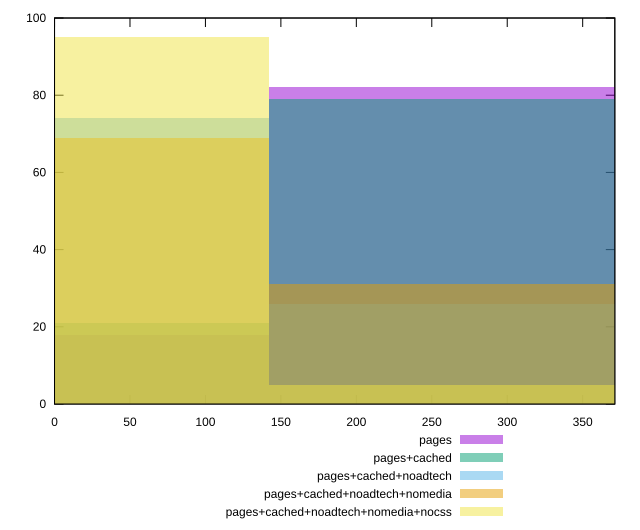

The script that saved this image:
reset

$pages <<EOF
283.59985147726866 82
0 18
EOF

$pagesCached <<EOF
283.59985147726866 79
0 21
EOF

$pagesCachedNoadtech <<EOF
283.59985147726866 26
0 74
EOF

$pagesCachedNoadtechNomedia <<EOF
283.59985147726866 31
0 69
EOF

$pagesCachedNoadtechNomediaNocss <<EOF
283.59985147726866 5
0 95
EOF

set key outside below
set boxwidth 283.59985147726866
set xrange [0:371.298]
set yrange [0:100]
set trange [0:100]
set style fill transparent solid 0.5 noborder
set terminal svg size 640, 530 enhanced background rgb 'white'
set output "report_00019_2021-02-10T18-14-37.922Z//uses-rel-preconnect/comparison/histogram/all_raw.svg"

plot $pages title "pages" with boxes, \
     $pagesCached title "pages+cached" with boxes, \
     $pagesCachedNoadtech title "pages+cached+noadtech" with boxes, \
     $pagesCachedNoadtechNomedia title "pages+cached+noadtech+nomedia" with boxes, \
     $pagesCachedNoadtechNomediaNocss title "pages+cached+noadtech+nomedia+nocss" with boxes

reset
